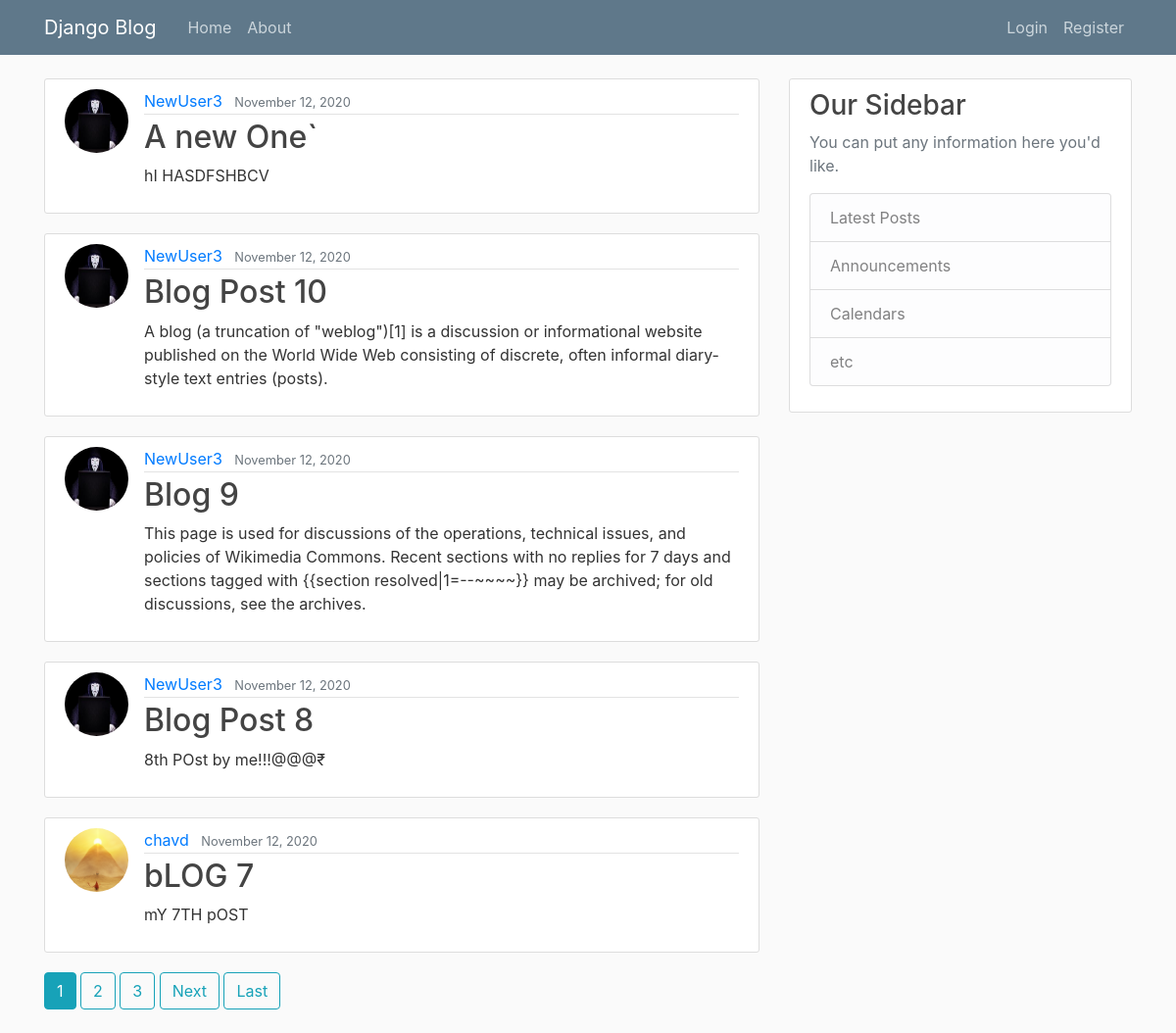
The page / on the database its author committed.
### blog/models.py (models this page shows, shortened)
class Post(models.Model):
    title= models.CharField(max_length=100)
    content = models.TextField()
    date_posted = models.DateTimeField(default=timezone.now)
    author = models.ForeignKey(User, on_delete=models.CASCADE)

### users/models.py (models this page shows, shortened)
class Profile(models.Model):
	user = models.OneToOneField(User, on_delete=models.CASCADE)
	image = models.ImageField(default = 'default.png', upload_to='profile_pics')

### blog/views.py (the view)
# urls.py: path('', PostListView.as_view(), name='blog-home'),
class PostListView(ListView):
	model = Post
	template_name = 'blog/home.html' #<app>/<model>_<viewtype>.html
	context_object_name = 'posts'
	ordering=['-date_posted']
	paginate_by = 5

### blog/templates/blog/home.html (shortened to what this page needs)
{% extends "blog/base.html" %}
{% block content %}
    {% for post in posts %}
    <article class="media content-section">
      <img class="rounded-circle article-img" src="{{ post.author.profile.image.url }}" >
      <div class="media-body">
        <div class="article-metadata">
          <a class="mr-2" href="{% url 'user-posts' post.author.username %}">{{ post.author }}</a>
          <small class="text-muted">{{ post.date_posted| date:"F d, Y" }}</small>
        </div>
        <h2><a class="article-title" href="{% url 'post-detail' post.id %}">{{ post.title }}</a></h2>
        <p class="article-content">{{ post.content }}</p>
      </div>
    </article>
    {% endfor %}
    {% if is_paginated %}
      {% for num in page_obj.paginator.page_range %}
        {% if page_obj.number == num %}
          <a class="btn btn-info mb-4 " href="?page={{ num }}">{{ num }}</a>
        {% elif num > page_obj.number|add:'-3' and num < page_obj.number|add:'3' %}
          <a class="btn btn-outline-info mb-4 " href="?page={{ num }}">{{ num }}</a>
        {% endif %}
      {% endfor %}
      {% if page_obj.has_next  %}
        <a class="btn btn-outline-info mb-4 " href="?page={{ page_obj.next_page_number }}">Next</a>
        <a class="btn btn-outline-info mb-4 " href="?page={{ page_obj.paginator.num_pages }}">Last</a>
      {% endif %}
    {% endif %}
{% endblock %}

### blog/templates/blog/base.html (shortened to what this page needs)
{% load static %}
<!DOCTYPE html>
<html lang="en" dir="ltr">
  <head>
    <link rel="stylesheet" href="https://stackpath.bootstrapcdn.com/bootstrap/4.4.1/css/bootstrap.min.css">
    <link rel="stylesheet" type="text/css" href="{% static 'blog/main.css' %}">
  </head>
  <body>
      <header class="site-header">
    <nav class="navbar navbar-expand-md navbar-dark bg-steel fixed-top">
      <div class="container">
        <a class="navbar-brand mr-4" href="{% url 'blog-home' %}">Django Blog</a>
        <div class="collapse navbar-collapse" id="navbarToggle">
          <div class="navbar-nav mr-auto">
            <a class="nav-item nav-link" href="{% url 'blog-home' %}">Home</a>
            <a class="nav-item nav-link" href="{% url 'blog-about'%}">About</a>
          </div>
          <div class="navbar-nav">
            {% if user.is_authenticated %}
              <a class="nav-item nav-link" href="{% url 'post-create' %}">New Post</a>
              <a class="nav-item nav-link" href="{% url 'profile' %}">Profile</a>
              <a class="nav-item nav-link" href="{% url 'logout' %}">Logout</a>
            {% else %}
              <a class="nav-item nav-link" href="{% url 'login' %}">Login</a>
              <a class="nav-item nav-link" href="{% url 'register' %}">Register</a>
            {% endif %}
          </div>
        </div>
      </div>
    </nav>
  </header>
  <main role="main" class="container">
    <div class="row">
      <div class="col-md-8">
        {% block content %}{% endblock %}
      </div>
      <div class="col-md-4">
        <div class="content-section">
          <h3>Our Sidebar</h3>
          <p class='text-muted'>You can put any information here you'd like.
            <ul class="list-group">
              <li class="list-group-item list-group-item-light">Latest Posts</li>
              <li class="list-group-item list-group-item-light">Announcements</li>
              <li class="list-group-item list-group-item-light">Calendars</li>
              <li class="list-group-item list-group-item-light">etc</li>
            </ul>
          </p>
        </div>
      </div>
    </div>
</main>
  </body>
</html>

### blog/static/blog/main.css (style rules this page uses)
body { background: #fafafa; color: #333333; margin-top: 5rem; }
h1, h2, h3, h4, h5, h6 { color: #444444; }
ul { margin: 0; }
.bg-steel { background-color: #5f788a; }
.site-header .navbar-nav .nav-link { color: #cbd5db; }
.content-section { background: #ffffff; padding: 10px 20px; border: 1px solid #dddddd; border-radius: 3px; margin-bottom: 20px; }
.article-title { color: #444444; }
.article-content { white-space: pre-line; }
.article-img { height: 65px; width: 65px; margin-right: 16px; }
.article-metadata { padding-bottom: 1px; margin-bottom: 4px; border-bottom: 1px solid #e3e3e3 }

### rows shown on the page
Post: author.profile.image (placeholder picture), author "NewUser3", date_posted "November 12, 2020", title "A new One`", content "hI HASDFSHBCV"
Post: author.profile.image (placeholder picture), author "NewUser3", date_posted "November 12, 2020", title "Blog Post 10", content "A blog (a truncation of \"weblog\")[1] is a discussion or informational website published on the World Wide Web consisting of discrete, often informal diary-style text entries (posts)."
Post: author.profile.image (placeholder picture), author "NewUser3", date_posted "November 12, 2020", title "Blog 9", content "This page is used for discussions of the operations, technical issues, and policies of Wikimedia Commons. Recent sections with no replies for 7 days and sections tagged with {{section resolved|1=--~~~~}} may be archived; for old discussions, see the archives."
Post: author.profile.image (placeholder picture), author "NewUser3", date_posted "November 12, 2020", title "Blog Post 8", content "8th POst by me!!!@@@₹"
Post: author.profile.image (picture), author "chavd", date_posted "November 12, 2020", title "bLOG 7", content "mY 7TH pOST"

### other values the page prints
{{ num }} "1"
{{ num }} "2" "3"
